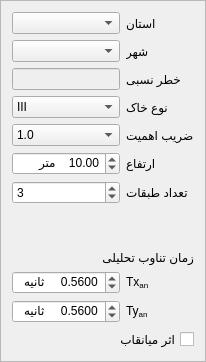
               <widget class="QFrame" name="frame">
                <property name="layoutDirection">
                 <enum>Qt::LeftToRight</enum>
                </property>
                <property name="frameShape">
                 <enum>QFrame::StyledPanel</enum>
                </property>
                <property name="frameShadow">
                 <enum>QFrame::Raised</enum>
                </property>
                <layout class="QGridLayout" name="gridLayout_2">
                 <item row="0" column="0">
                  <widget class="QComboBox" name="ostanBox"/>
                 </item>
                 <item row="2" column="0">
                  <widget class="QLineEdit" name="accText">
                   <property name="enabled">
                    <bool>false</bool>
                   </property>
                  </widget>
                 </item>
                 <item row="4" column="1">
                  <widget class="QLabel" name="I_label">
                   <property name="mouseTracking">
                    <bool>false</bool>
                   </property>
                   <property name="whatsThis">
                    <string>&lt;!DOCTYPE HTML PUBLIC &quot;-//W3C//DTD HTML 4.0//EN&quot; &quot;http://www.w3.org/TR/REC-html40/strict.dtd&quot;&gt;
&lt;html&gt;&lt;head&gt;&lt;meta name=&quot;qrichtext&quot; content=&quot;1&quot; /&gt;&lt;style type=&quot;text/css&quot;&gt;
p, li { white-space: pre-wrap; }
&lt;/style&gt;&lt;/head&gt;&lt;body style=&quot; font-family:'Noto Sans'; font-size:10pt; font-weight:400; font-style:normal;&quot;&gt;
&lt;p dir='rtl' style=&quot; margin-top:0px; margin-bottom:0px; margin-left:0px; margin-right:0px; -qt-block-indent:0; text-indent:0px;&quot;&gt;&lt;span style=&quot; font-size:12pt; font-weight:600; color:#0000ff;&quot;&gt;گروه۱- ساختمانهای «با اهمیت خیلی زیاد»&lt;/span&gt;&lt;br /&gt;این گروه شامل دو دسته زیر است:&lt;br /&gt;&lt;span style=&quot; font-weight:600; font-style:italic; text-decoration: underline;&quot;&gt;الف - ساختمان های ضروری:&lt;/span&gt;&lt;span style=&quot; font-weight:600; font-style:italic; text-decoration: underline;&quot;&gt; &lt;/span&gt;این گروه شامل ساختمانهایی است که قابل استفاده بودن انها پس از وقوع زلزله اهمیت خاصی دارد و وقفه در بهره برداری از آنها غیرمستقیم موجب افزایش تلفات و خسارات می شود؛ مانند بیمارستان ها و درمانگاه ها، مراکز آتش نشانی، مراکز و تأسیسات آبرسانی، ساختمانهای نیروگاهها و تأسیسات برقرسانی، برج های مراقبت فرودگاهها، مراکز مخابرات، رادیو و تلویزیون، تأسیسات نظامی و انتظامی، مراکز کمکرسانی و به طور کلی تمام ساختمانهایی که استفاده از انها در نجات و امداد مؤثر می باشد. &lt;/p&gt;
&lt;p dir='rtl' style=&quot; margin-top:0px; margin-bottom:0px; margin-left:0px; margin-right:0px; -qt-block-indent:0; text-indent:0px;&quot;&gt;&lt;span style=&quot; font-weight:600; font-style:italic;&quot;&gt;ب - ساختمانهای خطرزا: &lt;/span&gt;این گروه شامل ساختمان ها و تأسیساتی است که خرابی آنها موجب انتشار گسترده مواد سمی و مضر در کوتاهمدت و درازمدت برای محیط زیست می شوند، مانند کارخانه های تولیدکننده مواد شیمیایی خاصی،&lt;br /&gt;&lt;span style=&quot; font-size:12pt; font-weight:600; color:#0000ff;&quot;&gt;گروه ۲- ساختمانهای «با اهمیت زیاد»&lt;/span&gt;&lt;br /&gt;این گروه شامل سه دسته زیر است: &lt;/p&gt;
&lt;p dir='rtl' style=&quot; margin-top:0px; margin-bottom:0px; margin-left:0px; margin-right:0px; -qt-block-indent:0; text-indent:0px;&quot;&gt;&lt;span style=&quot; font-weight:600; font-style:italic;&quot;&gt;الف- ساختمانهایی که خرابی آنها موجب تلفات زیاد می شود:&lt;/span&gt; مانند مدارس، مساجد، استادیومها، سینما و تئاترها، سالن های اجتماعات، فروشگاه های بزرگ، ترمینالهای مسافری و یا هر فضای سرپوشیده دیگری که محل تجمع بیش از ۳۰۰ نفر در زیر یک سقف باشد.&lt;/p&gt;
&lt;p dir='rtl' style=&quot; margin-top:0px; margin-bottom:0px; margin-left:0px; margin-right:0px; -qt-block-indent:0; text-indent:0px;&quot;&gt;&lt;span style=&quot; font-weight:600; font-style:italic;&quot;&gt;ب - ساختمانهایی که خرابی آنها سبب از دست رفتن ثروت ملی میگردد:&lt;/span&gt; مانند موزه ها، کتابخانه ها، و به طور کلی مراکزی که در آنها اسناد و مدارک ملی و یا آثار پر ارزش دیگری نگهداری میشود. &lt;/p&gt;
&lt;p dir='rtl' style=&quot; margin-top:0px; margin-bottom:0px; margin-left:0px; margin-right:0px; -qt-block-indent:0; text-indent:0px;&quot;&gt;&lt;span style=&quot; font-weight:600; font-style:italic;&quot;&gt;پ – ساختمانها و تأسیسات صنعتی&lt;/span&gt; که خرابی آنها موجب آلودگی محیط زیست و یا آتش سوزی وسیع میشود مانند پالایشگاه ها، انبارهای سوخت و مراکز گازرسانی. &lt;/p&gt;
&lt;p dir='rtl' style=&quot; margin-top:0px; margin-bottom:0px; margin-left:0px; margin-right:0px; -qt-block-indent:0; text-indent:0px;&quot;&gt;&lt;span style=&quot; font-size:12pt; font-weight:600; color:#0000ff;&quot;&gt;گروه ۳- ساختمانهای «با اهمیت متوسط»&lt;/span&gt; &lt;/p&gt;
&lt;p dir='rtl' style=&quot; margin-top:0px; margin-bottom:0px; margin-left:0px; margin-right:0px; -qt-block-indent:0; text-indent:0px;&quot;&gt;این گروه ساختمانها شامل کلیه ساختمانهای مشمول این آییننامه، بجز ساختمانهای عنوان شده در سه گروه دیگر می باشند، مانند ساختمانهای مسکونی و اداری و تجاری، هتلها، پارکینگهای چند طبقه، انبارها، کارگاهها، ساختمانهای صنعتی گروه&lt;/p&gt;
&lt;p dir='rtl' style=&quot; margin-top:0px; margin-bottom:0px; margin-left:0px; margin-right:0px; -qt-block-indent:0; text-indent:0px;&quot;&gt;&lt;span style=&quot; font-size:12pt; font-weight:600; color:#0000ff;&quot;&gt; ۴- ساختمانهای «با اهمیت کم»&lt;/span&gt;&lt;span style=&quot; color:#0000ff;&quot;&gt; &lt;/span&gt;&lt;/p&gt;
&lt;p dir='rtl' style=&quot; margin-top:0px; margin-bottom:0px; margin-left:0px; margin-right:0px; -qt-block-indent:0; text-indent:0px;&quot;&gt;این گروه شامل دو دسته زیر است: &lt;/p&gt;
&lt;p dir='rtl' style=&quot; margin-top:0px; margin-bottom:0px; margin-left:0px; margin-right:0px; -qt-block-indent:0; text-indent:0px;&quot;&gt;&lt;span style=&quot; font-weight:600; font-style:italic;&quot;&gt;الف- ساختمانهایی که خسارت نسبتاً کمی از خرابی آنها حادث میشود&lt;/span&gt; و احتمال بروز تلفات جانی انسانی در آنها بسیار کم است، مانند انبارهای کشاورزی و سالن های نگهداری دام. &lt;/p&gt;
&lt;p dir='rtl' style=&quot; margin-top:0px; margin-bottom:0px; margin-left:0px; margin-right:0px; -qt-block-indent:0; text-indent:0px;&quot;&gt;&lt;span style=&quot; font-weight:600; font-style:italic;&quot;&gt;ب - ساختمانهای موقتی&lt;/span&gt; که مدت بهره برداری از آنها کمتر از ۲ سال است.&lt;/p&gt;&lt;/body&gt;&lt;/html&gt;</string>
                   </property>
                   <property name="text">
                    <string>ضریب اهمیت</string>
                   </property>
                   <property name="scaledContents">
                    <bool>false</bool>
                   </property>
                   <property name="alignment">
                    <set>Qt::AlignRight|Qt::AlignTrailing|Qt::AlignVCenter</set>
                   </property>
                  </widget>
                 </item>
                 <item row="1" column="0">
                  <widget class="QComboBox" name="shahrBox"/>
                 </item>
                 <item row="4" column="0">
                  <widget class="QComboBox" name="IBox">
                   <property name="currentIndex">
                    <number>1</number>
                   </property>
                   <item>
                    <property name="text">
                     <string>0.8</string>
                    </property>
                   </item>
                   <item>
                    <property name="text">
                     <string>1.0</string>
                    </property>
                   </item>
                   <item>
                    <property name="text">
                     <string>1.2</string>
                    </property>
                   </item>
                   <item>
                    <property name="text">
                     <string>1.4</string>
                    </property>
                   </item>
                  </widget>
                 </item>
                 <item row="3" column="0">
                  <widget class="QComboBox" name="soilType">
                   <property name="currentIndex">
                    <number>2</number>
                   </property>
                   <item>
                    <property name="text">
                     <string>I</string>
                    </property>
                   </item>
                   <item>
                    <property name="text">
                     <string>II</string>
                    </property>
                   </item>
                   <item>
                    <property name="text">
                     <string>III</string>
                    </property>
                   </item>
                   <item>
                    <property name="text">
                     <string>IV</string>
                    </property>
                   </item>
                  </widget>
                 </item>
                 <item row="1" column="1">
                  <widget class="QLabel" name="label_6">
                   <property name="text">
                    <string>شهر</string>
                   </property>
                   <property name="alignment">
                    <set>Qt::AlignRight|Qt::AlignTrailing|Qt::AlignVCenter</set>
                   </property>
                  </widget>
                 </item>
                 <item row="5" column="1">
                  <widget class="QLabel" name="label_4">
                   <property name="whatsThis">
                    <string>ارتفاع ساختمان</string>
                   </property>
                   <property name="text">
                    <string>ارتفاع</string>
                   </property>
                   <property name="alignment">
                    <set>Qt::AlignRight|Qt::AlignTrailing|Qt::AlignVCenter</set>
                   </property>
                  </widget>
                 </item>
                 <item row="3" column="1">
                  <widget class="QLabel" name="label_2">
                   <property name="text">
                    <string>نوع خاک</string>
                   </property>
                   <property name="alignment">
                    <set>Qt::AlignRight|Qt::AlignTrailing|Qt::AlignVCenter</set>
                   </property>
                  </widget>
                 </item>
                 <item row="2" column="1">
                  <widget class="QLabel" name="label_11">
                   <property name="text">
                    <string>خطر نسبی</string>
                   </property>
                   <property name="alignment">
                    <set>Qt::AlignRight|Qt::AlignTrailing|Qt::AlignVCenter</set>
                   </property>
                  </widget>
                 </item>
                 <item row="6" column="0">
                  <widget class="QSpinBox" name="storySpinBox">
                   <property name="minimum">
                    <number>1</number>
                   </property>
                   <property name="maximum">
                    <number>100</number>
                   </property>
                   <property name="value">
                    <number>3</number>
                   </property>
                  </widget>
                 </item>
                 <item row="6" column="1">
                  <widget class="QLabel" name="label_5">
                   <property name="toolTip">
                    <string>&lt;html&gt;&lt;head/&gt;&lt;body&gt;&lt;p&gt;فقط برای کنترل محدودیت های نوع سیستم جانبی استفاده میشود.&lt;/p&gt;&lt;/body&gt;&lt;/html&gt;</string>
                   </property>
                   <property name="text">
                    <string>تعداد طبقات</string>
                   </property>
                   <property name="alignment">
                    <set>Qt::AlignRight|Qt::AlignTrailing|Qt::AlignVCenter</set>
                   </property>
                  </widget>
                 </item>
                 <item row="0" column="1">
                  <widget class="QLabel" name="label">
                   <property name="text">
                    <string>استان</string>
                   </property>
                   <property name="alignment">
                    <set>Qt::AlignRight|Qt::AlignTrailing|Qt::AlignVCenter</set>
                   </property>
                  </widget>
                 </item>
                 <item row="14" column="0" colspan="2">
                  <widget class="QCheckBox" name="infillCheckBox">
                   <property name="toolTip">
                    <string>&lt;html&gt;&lt;head/&gt;&lt;body&gt;&lt;p&gt;فقط برای قابهای خمشی فعال می باشد.&lt;/p&gt;&lt;/body&gt;&lt;/html&gt;</string>
                   </property>
                   <property name="layoutDirection">
                    <enum>Qt::RightToLeft</enum>
                   </property>
                   <property name="text">
                    <string>اثر میانقاب</string>
                   </property>
                  </widget>
                 </item>
                 <item row="11" column="1">
                  <widget class="QLabel" name="label_10">
                   <property name="text">
                    <string>&lt;html&gt;&lt;head/&gt;&lt;body&gt;&lt;p&gt;Ty&lt;span style=&quot; vertical-align:sub;&quot;&gt;an&lt;/span&gt;&lt;/p&gt;&lt;/body&gt;&lt;/html&gt;</string>
                   </property>
                  </widget>
                 </item>
                 <item row="10" column="1">
                  <widget class="QLabel" name="label_9">
                   <property name="text">
                    <string>&lt;html&gt;&lt;head/&gt;&lt;body&gt;&lt;p&gt;Tx&lt;span style=&quot; vertical-align:sub;&quot;&gt;an&lt;/span&gt;&lt;/p&gt;&lt;/body&gt;&lt;/html&gt;</string>
                   </property>
                  </widget>
                 </item>
                 <item row="8" column="0" rowspan="2" colspan="2">
                  <widget class="QLabel" name="label_7">
                   <property name="layoutDirection">
                    <enum>Qt::RightToLeft</enum>
                   </property>
                   <property name="autoFillBackground">
                    <bool>false</bool>
                   </property>
                   <property name="frameShape">
                    <enum>QFrame::NoFrame</enum>
                   </property>
                   <property name="frameShadow">
                    <enum>QFrame::Plain</enum>
                   </property>
                   <property name="text">
                    <string>&lt;html&gt;&lt;head/&gt;&lt;body&gt;&lt;p align=&quot;right&quot;&gt;زمان تناوب تحلیلی&lt;/p&gt;&lt;/body&gt;&lt;/html&gt;</string>
                   </property>
                   <property name="alignment">
                    <set>Qt::AlignRight|Qt::AlignTrailing|Qt::AlignVCenter</set>
                   </property>
                  </widget>
                 </item>
                 <item row="11" column="0">
                  <widget class="QDoubleSpinBox" name="yTAnalaticalSpinBox">
                   <property name="suffix">
                    <string>     ثانیه</string>
                   </property>
                   <property name="decimals">
                    <number>4</number>
                   </property>
                   <property name="minimum">
                    <double>0.010000000000000</double>
                   </property>
                   <property name="maximum">
                    <double>10.000000000000000</double>
                   </property>
                   <property name="singleStep">
                    <double>0.050000000000000</double>
                   </property>
                   <property name="value">
                    <double>0.560000000000000</double>
                   </property>
                  </widget>
                 </item>
                 <item row="5" column="0">
                  <widget class="QDoubleSpinBox" name="HSpinBox">
                   <property name="whatsThis">
                    <string>ارتفاع ساختمان</string>
                   </property>
                   <property name="suffix">
                    <string>    متر</string>
                   </property>
                   <property name="minimum">
                    <double>1.000000000000000</double>
                   </property>
                   <property name="value">
                    <double>10.000000000000000</double>
                   </property>
                  </widget>
                 </item>
                 <item row="10" column="0">
                  <widget class="QDoubleSpinBox" name="xTAnalaticalSpinBox">
                   <property name="suffix">
                    <string>     ثانیه</string>
                   </property>
                   <property name="decimals">
                    <number>4</number>
                   </property>
                   <property name="minimum">
                    <double>0.010000000000000</double>
                   </property>
                   <property name="maximum">
                    <double>10.000000000000000</double>
                   </property>
                   <property name="singleStep">
                    <double>0.050000000000000</double>
                   </property>
                   <property name="value">
                    <double>0.560000000000000</double>
                   </property>
                  </widget>
                 </item>
                 <item row="7" column="0">
                  <spacer name="verticalSpacer_2">
                   <property name="orientation">
                    <enum>Qt::Vertical</enum>
                   </property>
                   <property name="sizeHint" stdset="0">
                    <size>
                     <width>20</width>
                     <height>40</height>
                    </size>
                   </property>
                  </spacer>
                 </item>
                </layout>
               </widget>
